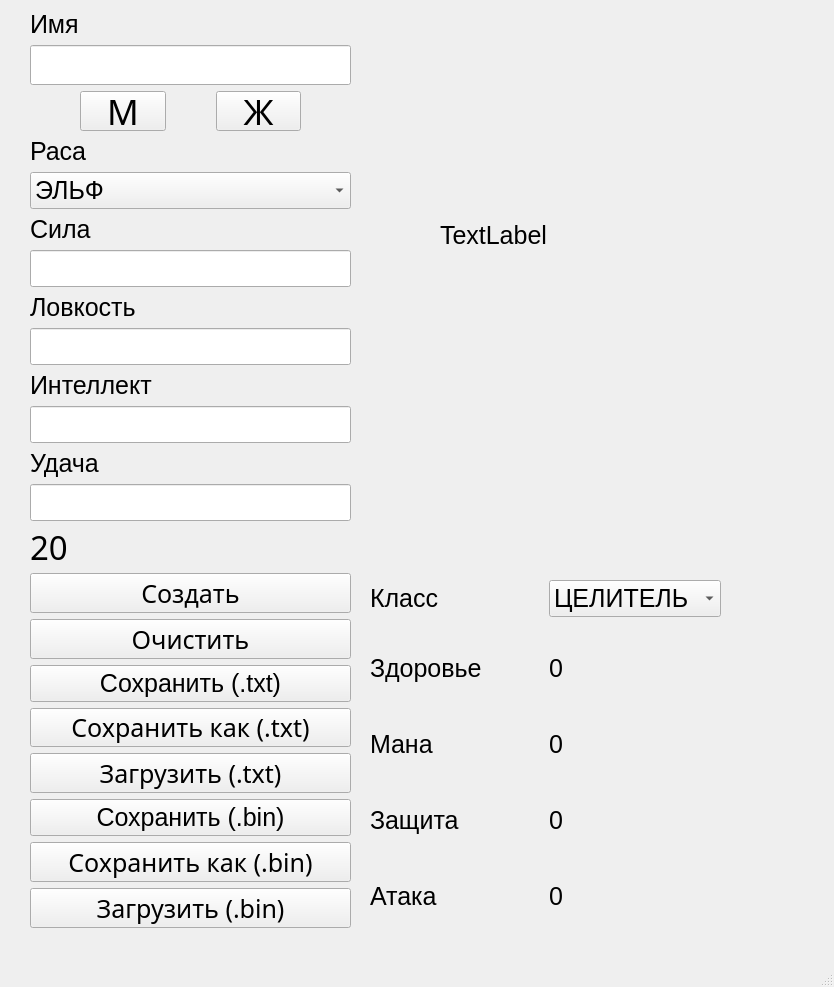
<?xml version="1.0" encoding="UTF-8"?>
<ui version="4.0">
 <class>MainWindow</class>
 <widget class="QMainWindow" name="MainWindow">
  <property name="geometry">
   <rect>
    <x>0</x>
    <y>0</y>
    <width>834</width>
    <height>987</height>
   </rect>
  </property>
  <property name="windowTitle">
   <string>MainWindow</string>
  </property>
  <property name="styleSheet">
   <string notr="true"> * {
font-family: 'Helvetica', open-sans;
}
    QLabel, QPushButton, QComboBox, QLineEdit {
    font-size: 25px;
    }
   </string>
  </property>
  <widget class="QWidget" name="centralwidget">
   <widget class="QLabel" name="label_Image">
    <property name="geometry">
     <rect>
      <x>440</x>
      <y>10</y>
      <width>351</width>
      <height>451</height>
     </rect>
    </property>
    <property name="sizePolicy">
     <sizepolicy hsizetype="Fixed" vsizetype="Fixed">
      <horstretch>0</horstretch>
      <verstretch>0</verstretch>
     </sizepolicy>
    </property>
    <property name="text">
     <string>TextLabel</string>
    </property>
    <property name="scaledContents">
     <bool>true</bool>
    </property>
   </widget>
   <widget class="QWidget" name="verticalLayoutWidget">
    <property name="geometry">
     <rect>
      <x>30</x>
      <y>10</y>
      <width>321</width>
      <height>918</height>
     </rect>
    </property>
    <layout class="QVBoxLayout" name="verticalLayout">
     <item>
      <widget class="QLabel" name="label_Name">
       <property name="text">
        <string>Имя</string>
       </property>
      </widget>
     </item>
     <item>
      <widget class="QLineEdit" name="lineEdit_Name">
       <property name="font">
        <font>
         <family>Helvetica,open-sans</family>
         <pointsize>-1</pointsize>
        </font>
       </property>
       <property name="styleSheet">
        <string notr="true"/>
       </property>
       <property name="frame">
        <bool>true</bool>
       </property>
      </widget>
     </item>
     <item>
      <layout class="QHBoxLayout" name="horizontalLayout_2">
       <property name="spacing">
        <number>50</number>
       </property>
       <property name="leftMargin">
        <number>50</number>
       </property>
       <property name="rightMargin">
        <number>50</number>
       </property>
       <item>
        <widget class="QPushButton" name="pushButton_M">
         <property name="sizePolicy">
          <sizepolicy hsizetype="Minimum" vsizetype="Minimum">
           <horstretch>0</horstretch>
           <verstretch>0</verstretch>
          </sizepolicy>
         </property>
         <property name="font">
          <font>
           <family>Helvetica,open-sans</family>
           <pointsize>-1</pointsize>
          </font>
         </property>
         <property name="styleSheet">
          <string notr="true">QPushButton {
	font-size: 35px;
}</string>
         </property>
         <property name="text">
          <string>М</string>
         </property>
        </widget>
       </item>
       <item>
        <widget class="QPushButton" name="pushButton_F">
         <property name="sizePolicy">
          <sizepolicy hsizetype="Minimum" vsizetype="Minimum">
           <horstretch>0</horstretch>
           <verstretch>0</verstretch>
          </sizepolicy>
         </property>
         <property name="font">
          <font>
           <family>Helvetica,open-sans</family>
           <pointsize>-1</pointsize>
          </font>
         </property>
         <property name="styleSheet">
          <string notr="true">QPushButton {
	font-size: 35px;
}</string>
         </property>
         <property name="text">
          <string>Ж</string>
         </property>
        </widget>
       </item>
      </layout>
     </item>
     <item>
      <widget class="QLabel" name="label_Race">
       <property name="text">
        <string>Раса</string>
       </property>
      </widget>
     </item>
     <item>
      <widget class="QComboBox" name="comboBox_Race">
       <item>
        <property name="text">
         <string>ЭЛЬФ</string>
        </property>
       </item>
       <item>
        <property name="text">
         <string>ФЕЯ</string>
        </property>
       </item>
       <item>
        <property name="text">
         <string>ОРК</string>
        </property>
       </item>
       <item>
        <property name="text">
         <string>ЧЕЛОВЕК</string>
        </property>
       </item>
      </widget>
     </item>
     <item>
      <widget class="QLabel" name="label_Strength">
       <property name="text">
        <string>Сила</string>
       </property>
      </widget>
     </item>
     <item>
      <widget class="QLineEdit" name="lineEdit_Strength"/>
     </item>
     <item>
      <widget class="QLabel" name="label_Agility">
       <property name="text">
        <string>Ловкость</string>
       </property>
      </widget>
     </item>
     <item>
      <widget class="QLineEdit" name="lineEdit_Agility"/>
     </item>
     <item>
      <widget class="QLabel" name="label_Intelligence">
       <property name="text">
        <string>Интеллект</string>
       </property>
      </widget>
     </item>
     <item>
      <widget class="QLineEdit" name="lineEdit_Intelligence"/>
     </item>
     <item>
      <widget class="QLabel" name="label_Luck">
       <property name="text">
        <string>Удача</string>
       </property>
      </widget>
     </item>
     <item>
      <widget class="QLineEdit" name="lineEdit_Luck"/>
     </item>
     <item>
      <widget class="QLabel" name="label_Points">
       <property name="font">
        <font>
         <family>Helvetica,open-sans</family>
         <pointsize>-1</pointsize>
        </font>
       </property>
       <property name="styleSheet">
        <string notr="true">QLabel {
	font-size: 33px;
}</string>
       </property>
       <property name="text">
        <string>20</string>
       </property>
      </widget>
     </item>
     <item>
      <widget class="QPushButton" name="pushButton_Create">
       <property name="font">
        <font>
         <family>Helvetica,open-sans</family>
         <pointsize>-1</pointsize>
        </font>
       </property>
       <property name="text">
        <string>Создать</string>
       </property>
      </widget>
     </item>
     <item>
      <widget class="QPushButton" name="pushButton_Clear">
       <property name="font">
        <font>
         <family>Helvetica,open-sans</family>
         <pointsize>-1</pointsize>
        </font>
       </property>
       <property name="text">
        <string>Очистить</string>
       </property>
      </widget>
     </item>
     <item>
      <widget class="QPushButton" name="pushButton_SaveToTXT">
       <property name="text">
        <string>Сохранить (.txt)</string>
       </property>
      </widget>
     </item>
     <item>
      <widget class="QPushButton" name="pushButton_SaveAsToTXT">
       <property name="font">
        <font>
         <family>Helvetica,open-sans</family>
         <pointsize>-1</pointsize>
        </font>
       </property>
       <property name="text">
        <string>Сохранить как (.txt)</string>
       </property>
      </widget>
     </item>
     <item>
      <widget class="QPushButton" name="pushButton_LoadFromTXT">
       <property name="font">
        <font>
         <family>Helvetica,open-sans</family>
         <pointsize>-1</pointsize>
        </font>
       </property>
       <property name="text">
        <string>Загрузить (.txt)</string>
       </property>
      </widget>
     </item>
     <item>
      <widget class="QPushButton" name="pushButton_SaveToBIN">
       <property name="text">
        <string>Сохранить (.bin)</string>
       </property>
      </widget>
     </item>
     <item>
      <widget class="QPushButton" name="pushButton_SaveAsToBIN">
       <property name="font">
        <font>
         <family>Helvetica,open-sans</family>
         <pointsize>-1</pointsize>
        </font>
       </property>
       <property name="text">
        <string>Сохранить как (.bin)</string>
       </property>
      </widget>
     </item>
     <item>
      <widget class="QPushButton" name="pushButton_LoadFromBIN">
       <property name="font">
        <font>
         <family>Helvetica,open-sans</family>
         <pointsize>-1</pointsize>
        </font>
       </property>
       <property name="text">
        <string>Загрузить (.bin)</string>
       </property>
      </widget>
     </item>
    </layout>
   </widget>
   <widget class="QWidget" name="layoutWidget">
    <property name="geometry">
     <rect>
      <x>370</x>
      <y>580</y>
      <width>351</width>
      <height>351</height>
     </rect>
    </property>
    <layout class="QVBoxLayout" name="verticalLayout_3">
     <item>
      <layout class="QHBoxLayout" name="horizontalLayout_3">
       <property name="bottomMargin">
        <number>10</number>
       </property>
       <item>
        <widget class="QLabel" name="label_Class">
         <property name="text">
          <string>Класс</string>
         </property>
        </widget>
       </item>
       <item>
        <widget class="QComboBox" name="comboBox_ClassValue">
         <item>
          <property name="text">
           <string>ЦЕЛИТЕЛЬ</string>
          </property>
         </item>
         <item>
          <property name="text">
           <string>ГУБИТЕЛЬ</string>
          </property>
         </item>
         <item>
          <property name="text">
           <string>ЗАЩИТНИК</string>
          </property>
         </item>
         <item>
          <property name="text">
           <string>БАНДИТ</string>
          </property>
         </item>
         <item>
          <property name="text">
           <string>ВОРЮГА</string>
          </property>
         </item>
         <item>
          <property name="text">
           <string>БАРБИ</string>
          </property>
         </item>
        </widget>
       </item>
      </layout>
     </item>
     <item>
      <layout class="QHBoxLayout" name="horizontalLayout_4">
       <item>
        <widget class="QLabel" name="label_Health">
         <property name="text">
          <string>Здоровье</string>
         </property>
        </widget>
       </item>
       <item>
        <widget class="QLabel" name="label_HealthValue">
         <property name="text">
          <string>0</string>
         </property>
        </widget>
       </item>
      </layout>
     </item>
     <item>
      <layout class="QHBoxLayout" name="horizontalLayout_5">
       <item>
        <widget class="QLabel" name="label_Mana">
         <property name="text">
          <string>Мана</string>
         </property>
        </widget>
       </item>
       <item>
        <widget class="QLabel" name="label_ManaValue">
         <property name="text">
          <string>0</string>
         </property>
        </widget>
       </item>
      </layout>
     </item>
     <item>
      <layout class="QHBoxLayout" name="horizontalLayout_6">
       <item>
        <widget class="QLabel" name="label_Defence">
         <property name="text">
          <string>Защита</string>
         </property>
        </widget>
       </item>
       <item>
        <widget class="QLabel" name="label_DefenceValue">
         <property name="text">
          <string>0</string>
         </property>
        </widget>
       </item>
      </layout>
     </item>
     <item>
      <layout class="QHBoxLayout" name="horizontalLayout_7">
       <item>
        <widget class="QLabel" name="label_Attack">
         <property name="text">
          <string>Атака</string>
         </property>
        </widget>
       </item>
       <item>
        <widget class="QLabel" name="label_AttackValue">
         <property name="text">
          <string>0</string>
         </property>
        </widget>
       </item>
      </layout>
     </item>
    </layout>
   </widget>
  </widget>
  <widget class="QMenuBar" name="menubar">
   <property name="geometry">
    <rect>
     <x>0</x>
     <y>0</y>
     <width>834</width>
     <height>22</height>
    </rect>
   </property>
  </widget>
  <widget class="QStatusBar" name="statusbar"/>
 </widget>
 <resources/>
 <connections/>
</ui>
